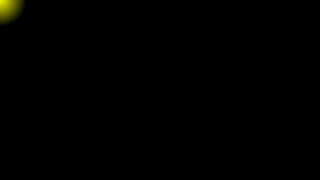
Frame 1 (no input)
Frame 60 (the mouse pressed at the canvas centre just before this capture): identical to frame 1, image omitted
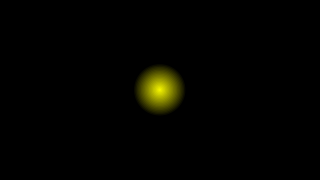
Frame 120 (the mouse held since frame 60 and released just before this capture)

The Processing sketch that drew these frames (run headless with seeded random() and noise(); from frame 60 on, the mouse is pressed at the canvas centre):

// Processing sketch: firefly
// ── firefly.pde
float x = mouseX, y= mouseY;
void setup() {
  size(320, 180);
  background(0);
}

void draw() {
  background(0);
  noStroke();
  float diameterFractionOfHeight = 0.3;
  float easing = 0.1;
  x += easing * (mouseX - x);
  y += easing * (mouseY - y);
  for (float diameter = height * diameterFractionOfHeight; diameter > 0; diameter -= height *diameterFractionOfHeight* 0.05) {
    float colorValue  = 255.0 * (1 - diameter / height / diameterFractionOfHeight);
    fill(colorValue, colorValue, 0);
    ellipse(x, y, diameter, diameter);
  }
}
